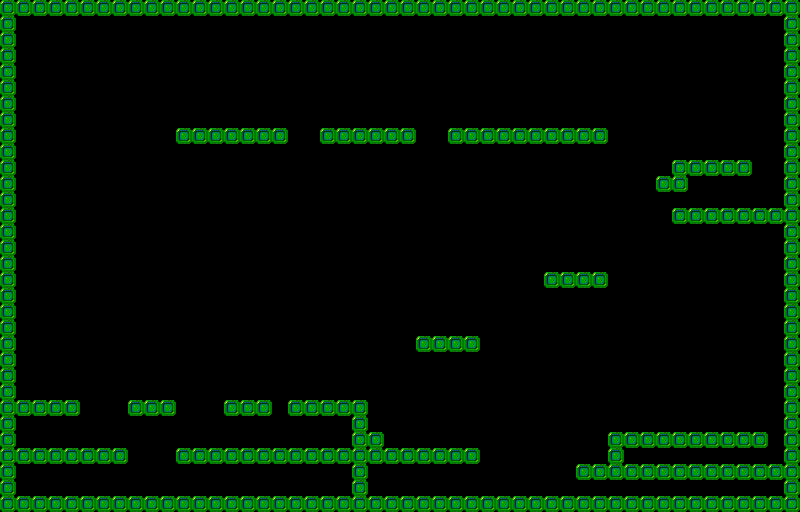

A 2D game scene composited from a Tiled map and its tileset images. What follows is a short description and the map's XML, with each tile layer's data collapsed to a summary:
An orthogonal 50x32 tile map with 16x16 px tiles, 3 tile layers (back, collideGround, front) and 9 objects (9x egg).

<map version="1.0" tiledversion="1.0.3" orientation="orthogonal" renderorder="right-down" width="50" height="32" tilewidth="16" tileheight="16" nextobjectid="10">
 <tileset firstgid="1" name="tileground" tilewidth="16" tileheight="16" tilecount="299" columns="23">
  <image source="../assets/tileset/tileset.png" width="368" height="208" />
  <tile id="7">
   <properties>
    <property name="collides" type="bool" value="true" />
   </properties>
  </tile>
 </tileset>
 <layer name="back" width="50" height="32">
  <data>[1600 cells, 0 non-empty, 0 distinct tile ids]</data>
 </layer>
 <layer name="collideGround" width="50" height="32">
  <data>[1600 cells, 275 non-empty, 1 distinct tile ids]</data>
 </layer>
 <objectgroup name="eggs">
  <object id="1" name="egg" gid="36" x="160" y="400" width="16" height="16">
   <properties>
    <property name="ability" value="egg" />
    <property name="egg" type="bool" value="true" />
    <property name="id" value="0" />
    <property name="key" value="egg" />
   </properties>
  </object>
  <object id="2" name="egg" gid="36" x="304" y="496" width="16" height="16">
   <properties>
    <property name="ability" value="egg" />
    <property name="egg" type="bool" value="true" />
    <property name="id" value="1" />
    <property name="key" value="egg" />
   </properties>
  </object>
  <object id="3" name="egg" gid="36" x="240" y="400" width="16" height="16">
   <properties>
    <property name="ability" value="egg" />
    <property name="egg" type="bool" value="true" />
    <property name="id" value="2" />
    <property name="key" value="egg" />
   </properties>
  </object>
  <object id="4" name="egg" gid="36" x="32" y="496" width="16" height="16">
   <properties>
    <property name="ability" value="egg" />
    <property name="egg" type="bool" value="true" />
    <property name="id" value="3" />
    <property name="key" value="egg" />
   </properties>
  </object>
  <object id="5" name="egg" gid="36" x="688" y="496" width="16" height="16">
   <properties>
    <property name="ability" value="egg" />
    <property name="egg" type="bool" value="true" />
    <property name="id" value="4" />
    <property name="key" value="egg" />
   </properties>
  </object>
  <object id="6" name="egg" gid="36" x="688" y="464" width="16" height="16">
   <properties>
    <property name="ability" value="egg" />
    <property name="egg" type="bool" value="true" />
    <property name="id" value="5" />
    <property name="key" value="egg" />
   </properties>
  </object>
  <object id="7" name="egg" gid="36" x="624" y="464" width="16" height="16">
   <properties>
    <property name="ability" value="egg" />
    <property name="egg" type="bool" value="true" />
    <property name="id" value="6" />
    <property name="key" value="egg" />
   </properties>
  </object>
  <object id="8" name="egg" gid="36" x="768" y="496" width="16" height="16">
   <properties>
    <property name="ability" value="egg" />
    <property name="egg" type="bool" value="true" />
    <property name="id" value="7" />
    <property name="key" value="egg" />
   </properties>
  </object>
  <object id="9" name="egg" gid="36" x="704" y="160" width="16" height="16">
   <properties>
    <property name="ability" value="egg" />
    <property name="egg" type="bool" value="true" />
    <property name="id" value="8" />
    <property name="key" value="egg" />
   </properties>
  </object>
 </objectgroup>
 <layer name="front" width="50" height="32">
  <data>[1600 cells, 0 non-empty, 0 distinct tile ids]</data>
 </layer>
</map>